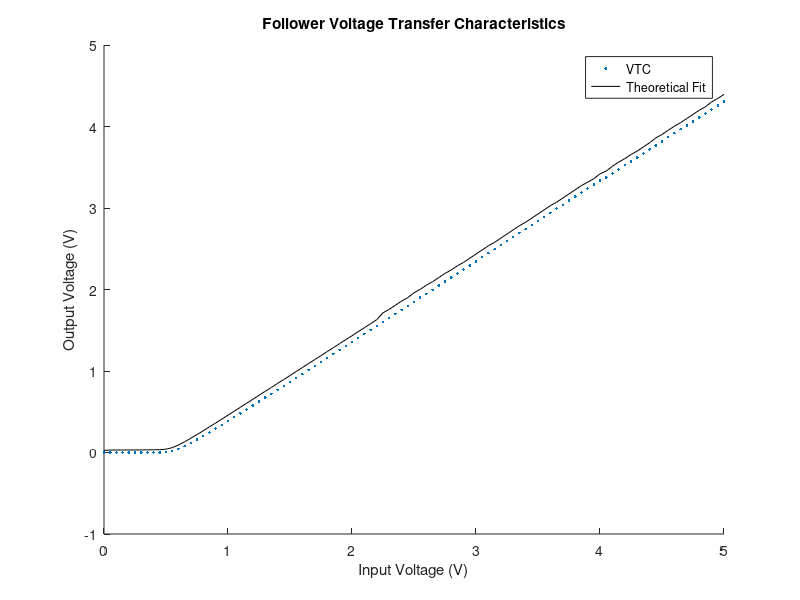

Write the MATLAB code that produced this figure.
% plot Vout as a function of Vin, DONE
% along with a theoretical fit. ALMOST DONE
% What is the incremental voltage gain of the emitter follower? DONE?
% What is the difference between Vin and Vout for this circuit? 
% What determines this voltage difference?

load("data/Lab3exp3.mat")

Vin = VExp3Ch1; %= Vb
Vout = Ch2Exp3Voltage; %= Ve
Ib = Ch1Exp3Current;
R = 4990; %4.9k
Ut = 0.02569;

rb = Ut./Ib;

Beta = 170;

GainVe = Vout./Vin;

Tfit = Ib.*(rb + (Beta).*R);

hold on

title('Follower Voltage Transfer Characteristics')
xlabel('Input Voltage (V)') 
ylabel('Output Voltage (V)')

plot(VExp3Ch1,Ch2Exp3Voltage, '.');
 
%plot(VExp3Ch1, GainVe, '--');
% The incremental voltage gain of the emitter follower is 0 before 0.5V and
% quickly curves into 1 after 0.5V. 

% The differnece between Vin and Vout is how Vin will always be slightly
% bigger than Vout after 0.5V becuase the change in Vin is the change in
% Iout time rb plus the change in Vout

plot(VExp3Ch1, Tfit, 'k');

legend({'VTC', 'Theoretical Fit'})

hold off